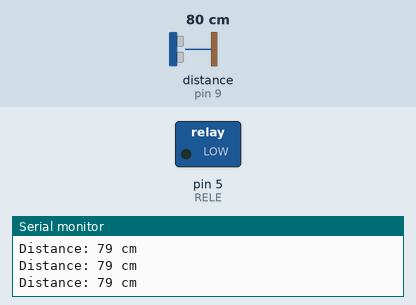
Simulated run of this sketch. Board: Arduino Uno, built with avr-gcc and run on an emulated ATmega328P. On the bench: switched loads named in the sketch (green lamp = pin HIGH), the last lines printed to the serial monitor. Wiring (inferred from the names in the program): ultrasonic range finder: trigger pin 10; echo pin 9. The inputs (shaded band) are chosen by the test bench; at power-on: distance to the obstacle (sensor on pin 9) 80 cm. The echo pulse lasts 58.3 µs per cm; pins used as bus, display or sensor lines are not drawn.

Above: at 1.2 s.
1.3 s: distance to the obstacle (sensor on pin 9) set to 56 cm
2.8 s: distance to the obstacle (sensor on pin 9) set to 45 cm
At 3.9 s:
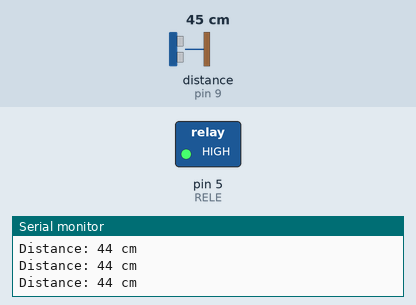
4.3 s: distance to the obstacle (sensor on pin 9) set to 60 cm
At 5.2 s:
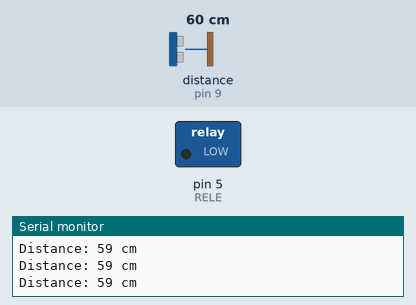
7.3 s: distance to the obstacle (sensor on pin 9) set to 2 cm
At 7.6 s:
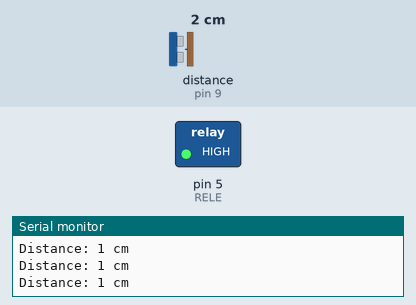
Timing chart, 0 to 9.8 s (numbered marks = the images above; inputs shaded):
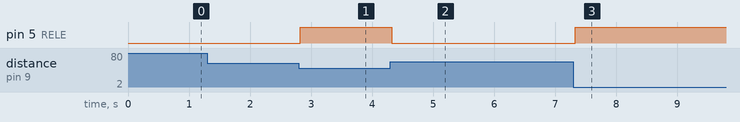

Measured:
- the behaviour switches between 51 and 50 cm on distance to the obstacle (sensor on pin 9) (found by bisection; images 0 and 1)
- after the input at 2.8 s, pin 5 (RELE): LOW → HIGH at once
- after the input at 4.3 s, pin 5 (RELE): HIGH → LOW at once
- after the input at 7.3 s, pin 5 (RELE): LOW → HIGH at once

The sketch:

Smart_Lamp_HC-SR04.ino
```cpp
#define TRIG 10
#define ECHO 9
#define RELE 5
int duration = 0;
int distance = 0;
void setup()
{
  Serial.begin(9600);
  pinMode(TRIG, OUTPUT);
  pinMode(ECHO, INPUT);
  pinMode(RELE, OUTPUT);
}

void loop()
{
  digitalWrite(TRIG, HIGH);
  delayMicroseconds(2);
  digitalWrite(TRIG, LOW);
  duration = pulseIn(ECHO, HIGH);
  distance = (duration / 2) / 29.1;
  Serial.print("Distance: ");
  Serial.print(distance);
  Serial.println(" cm");
  if(distance < 50){
    digitalWrite(RELE, HIGH);
  }else{
    digitalWrite(RELE, LOW);
  }
}
```
